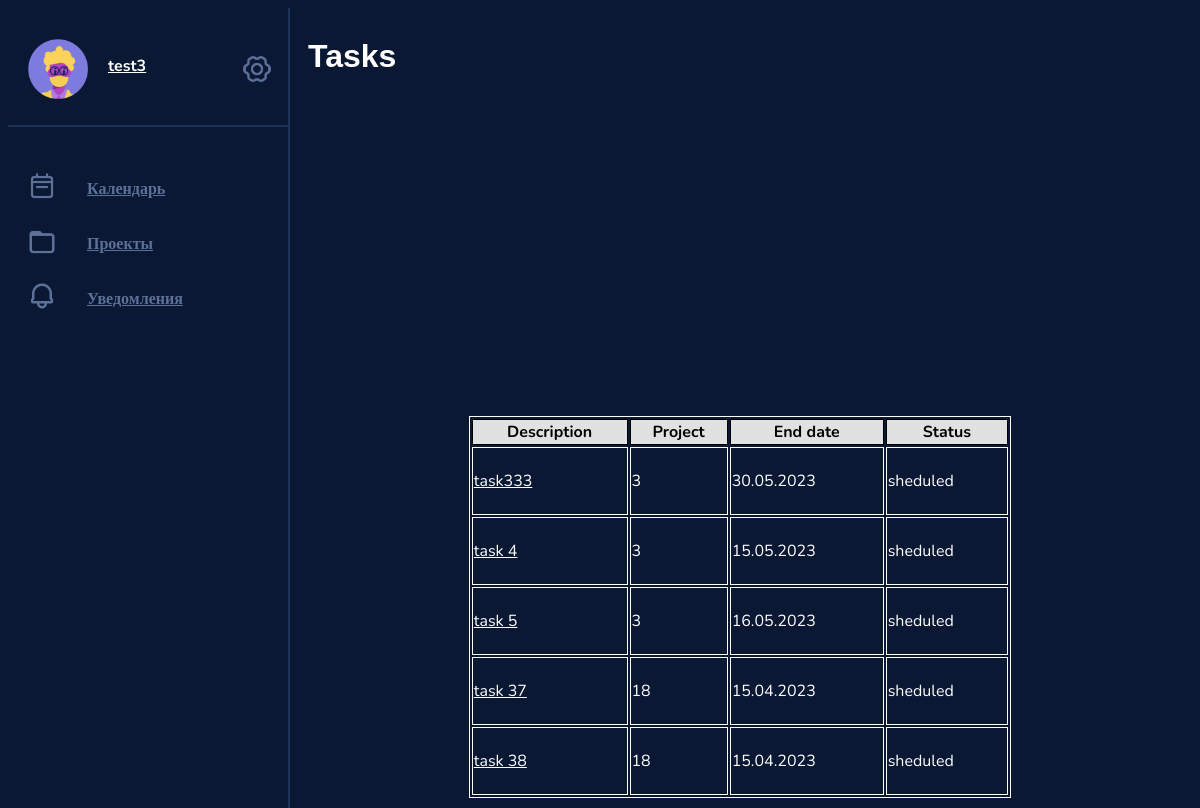
Page /tasks (signed in) on the committed database.
### data/users.py (models this page shows, shortened)
class User(SqlAlchemyBase, UserMixin, SerializerMixin):
    __tablename__ = 'users'
    id = sqlalchemy.Column(sqlalchemy.Integer, primary_key=True, autoincrement=True)
    login = sqlalchemy.Column(sqlalchemy.String, nullable=True)
    password = sqlalchemy.Column(sqlalchemy.String, nullable=True)
    email = sqlalchemy.Column(sqlalchemy.String, index=True, unique=True, nullable=True)
    phone = sqlalchemy.Column(sqlalchemy.String, index=True, unique=True, nullable=True)
    name = sqlalchemy.Column(sqlalchemy.String, nullable=True)
    birth_date = sqlalchemy.Column(sqlalchemy.DateTime, nullable=True)
    bio = sqlalchemy.Column(sqlalchemy.String, nullable=True)
    projects = sqlalchemy.Column(sqlalchemy.String, nullable=True, default=None)
    tasks = sqlalchemy.Column(sqlalchemy.String, nullable=True, default=None)
    picture = sqlalchemy.Column(sqlalchemy.Integer, nullable=True)

### data/tasks.py (models this page shows)
class Tasks(SqlAlchemyBase, SerializerMixin):
    __tablename__ = 'tasks'
    id = sqlalchemy.Column(sqlalchemy.Integer, primary_key=True, autoincrement=True)
    project = sqlalchemy.Column(sqlalchemy.Integer, nullable=True) #к которому он привязан
    description = sqlalchemy.Column(sqlalchemy.String, nullable=True) #описание задачи
    users = sqlalchemy.Column(sqlalchemy.String, nullable=True) # ID людей, которые отвечают за задачу ( 1, 4, 6 и тд)
    start_date = sqlalchemy.Column(sqlalchemy.DateTime, nullable=True, default=datetime.date.today())
    end_date = sqlalchemy.Column(sqlalchemy.DateTime, nullable=True)
    status = sqlalchemy.Column(sqlalchemy.String, nullable=True)

### services/task_adding.py (the view)
@blueprint.route('/tasks', methods=['GET', 'POST'])
@login_required
def all_tasks():
    t = []
    db_session = session.create_session()
    user_id = flask_login.current_user.id
    user = db_session.query(User).get(user_id)
    tasks = user.tasks.split(", ")
    for i in tasks:
        task = db_session.query(Tasks).get(i)
        t.append(
            [task.description, task.project, ".".join(str(task.end_date).split()[0].split("-")[::-1]), task.status, int(task.id)])
        t.sort(key=lambda row: (row[4]))
    return render_template('all_tasks.html', title='All Task', tasks=t, list_of_avatars=list_of_avatars,
                           avatar=user.picture, name=user.name, id=user_id)

### data/db_session.py (called while the page is built)
def create_session() -> Session:
    global __factory
    return __factory()

### funcs.py (called while the page is built)
@login_manager.user_loader
def load_user(user_id):
    return db_session.query(User).get(user_id)

### templates/all_tasks.html (shortened to what this page needs)
<!DOCTYPE html>
<html>
<head>
    <link href="/static/style.css" rel="stylesheet" type="text/css" />
</head>
<body>
{% extends "base.html" %}
{% block content %}
<div class="viewport">
         <div class="form_item">
             <h1>Tasks</h1>
             <table class="table">
                <thead class="thead-light">
                    <tr style="background-color: #e1e1e1">
                        <th scope="col">Description</th>
                        <th scope="col">Project</th>
                        <th scope="col">End date</th>
                        <th scope="col">Status</th>
                    </tr>
                </thead>
                 <tbody>
                 {% for task in tasks %}
                 <tr>
                       <td><a href="{{url_for('project_view.task_edit', task_id=task[4])}}" >{{ task[0] }}</a></td>
                       <td>{{ task[1] }}</td>
                       <td>{{ task[2] }}</td>
                       <td>{{ task[3] }}</td>
                     </tr>
                 {% endfor %}
                 </tbody>
         </table>
         </div>
</div>
{% endblock %}

### templates/base.html (shortened to what this page needs)
<!DOCTYPE html>
<html>
<head>
    <link href="/static/style.css" rel="stylesheet" type="text/css" />
</head>
<body class="base_aside">
    <aside>
        <div class="account_menu">
            <div class="profile_pic">
                <img src="{{list_of_avatars[avatar]}}">
            </div>
            <div class="greeting">
                <h3><a href="/profile/{{id}}">{{name}}</a></h3>
            </div>
            <div class="icon">
                <img src="/static/icons/settings.png">
            </div>
        </div>
        <div class="page_menu">
            <div class="page_element">
                <div class="icon">
                    <img src="/static/icons/calendar.png">
                </div>
                <h4><a href="/agenda">Календарь</a></h4>
            </div>
            <div class="page_element">
                <div class="icon">
                    <img src="/static/icons/folder.png">
                </div>
                <h4><a href="/projects">Проекты</a></h4>
            </div>
            <div class="page_element">
                <div class="icon">
                    <img src="/static/icons/notifications.png">
                </div>
                <h4><a href="/notifications">Уведомления</a></h4>
            </div>
        </div>
    </aside>
{% block content %}{% endblock %}
</body>
</html>

### static/style.css (style rules this page uses)
html, body { height: 100%; width: 100%; background-color: #0A1833; font-family: Nunito, Arial; display: flex; }
h1 { font-family: Arial; color: #FFF; }
h4 { font-family: Nunito; font-size: 16px; color: #5C7099; }
h4 a { color: #5C7099; }
h3 { font-family: Nunito; font-size: 16px; color: #FFF; }
aside { padding-top: 1%; padding: 0%; max-width: 280px; border-width: 0px; border-right-width: 2px; border-style: solid; border-color: #1F3359; position: fixed; background-color: #0A1833; height: 100%; }
.account_menu { display: flex; margin-top: 4%; padding: 20px; margin-bottom: 40px; border-style: solid; border-color: #1F3359; border-width: 0px; border-bottom-width: 2px; }
.greeting { display: grid; margin-left: 20px; min-width: 130px; }
.profile_pic img { width: 60px; }
.page_menu { padding-left: 20px; margin-left: 5px; padding-bottom: 30px; border-style: solid; border-color: #1F3359; border-bottom: None; border-width: 0px; border-bottom-width: 2px; }
.page_element { display: flex; margin: -10px; }
.icon img { max-width: 60px; width: 40%; min-width: 30px; margin-left: 4px; margin-top: 15px; }
aside .icon img { margin-right: 120%; }
.form_item { display: grid; margin-top: 10px; margin-bottom: 10px; }
.viewport .form_item { display: grid; margin-top: 10px; margin-bottom: 10px; }
.viewport { display: grid; margin-left: 280px; width: 100%; }
.viewport h1 { margin-top: 20px; margin-left: 20px; margin-bottom: 40px; margin-right: 20px; }
h3 a { font-family: Nunito; font-size: 16px; color: #FFF; }
table { margin-top: 10%; border: 1px solid white; max-width: 60%; margin-left: 20%; }
th { border: 1px solid; }
td { border: 1px solid white; color: white; }
a { color: #FFF; }

### rows in the picture
User: name "test3"
Tasks: description "task333", project "3", task "30.05.2023", status "sheduled"
Tasks: description "task 4", project "3", task "15.05.2023", status "sheduled"
Tasks: description "task 5", project "3", task "16.05.2023", status "sheduled"
Tasks: description "task 37", project "18", task "15.04.2023", status "sheduled"
Tasks: description "task 38", project "18", task "15.04.2023", status "sheduled"
